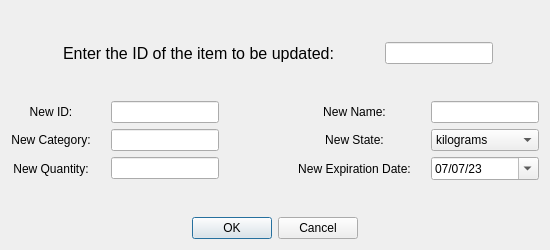
<?xml version="1.0" encoding="UTF-8"?>
<ui version="4.0">
 <class>UpdateDialog</class>
 <widget class="QDialog" name="UpdateDialog">
  <property name="geometry">
   <rect>
    <x>0</x>
    <y>0</y>
    <width>550</width>
    <height>250</height>
   </rect>
  </property>
  <property name="windowTitle">
   <string>Dialog</string>
  </property>
  <layout class="QGridLayout" name="gridLayout_3">
   <item row="3" column="1">
    <spacer name="verticalSpacer">
     <property name="orientation">
      <enum>Qt::Vertical</enum>
     </property>
     <property name="sizeHint" stdset="0">
      <size>
       <width>20</width>
       <height>40</height>
      </size>
     </property>
    </spacer>
   </item>
   <item row="5" column="0" colspan="2">
    <widget class="QDialogButtonBox" name="buttonBox">
     <property name="orientation">
      <enum>Qt::Horizontal</enum>
     </property>
     <property name="standardButtons">
      <set>QDialogButtonBox::Cancel|QDialogButtonBox::Ok</set>
     </property>
     <property name="centerButtons">
      <bool>true</bool>
     </property>
    </widget>
   </item>
   <item row="4" column="0" colspan="2">
    <layout class="QGridLayout" name="gridLayout">
     <property name="horizontalSpacing">
      <number>20</number>
     </property>
     <item row="0" column="3">
      <widget class="QLabel" name="label_3">
       <property name="text">
        <string>New Name:</string>
       </property>
       <property name="alignment">
        <set>Qt::AlignCenter</set>
       </property>
      </widget>
     </item>
     <item row="2" column="3">
      <widget class="QLabel" name="label_7">
       <property name="text">
        <string>New State:</string>
       </property>
       <property name="alignment">
        <set>Qt::AlignCenter</set>
       </property>
      </widget>
     </item>
     <item row="0" column="1">
      <widget class="QLineEdit" name="lineEdit">
       <property name="alignment">
        <set>Qt::AlignCenter</set>
       </property>
      </widget>
     </item>
     <item row="2" column="4">
      <widget class="QComboBox" name="comboBox">
       <item>
        <property name="text">
         <string>kilograms</string>
        </property>
       </item>
       <item>
        <property name="text">
         <string>liters</string>
        </property>
       </item>
      </widget>
     </item>
     <item row="0" column="4">
      <widget class="QLineEdit" name="lineEdit_2">
       <property name="alignment">
        <set>Qt::AlignCenter</set>
       </property>
      </widget>
     </item>
     <item row="3" column="3">
      <widget class="QLabel" name="label_6">
       <property name="text">
        <string>New Expiration Date:</string>
       </property>
       <property name="alignment">
        <set>Qt::AlignCenter</set>
       </property>
      </widget>
     </item>
     <item row="3" column="1">
      <widget class="QLineEdit" name="lineEdit_5">
       <property name="alignment">
        <set>Qt::AlignCenter</set>
       </property>
      </widget>
     </item>
     <item row="3" column="0">
      <widget class="QLabel" name="label_5">
       <property name="text">
        <string>New Quantity:</string>
       </property>
       <property name="alignment">
        <set>Qt::AlignCenter</set>
       </property>
      </widget>
     </item>
     <item row="2" column="1">
      <widget class="QLineEdit" name="lineEdit_3">
       <property name="alignment">
        <set>Qt::AlignCenter</set>
       </property>
      </widget>
     </item>
     <item row="3" column="4">
      <widget class="QDateEdit" name="dateEdit">
       <property name="currentSection">
        <enum>QDateTimeEdit::DaySection</enum>
       </property>
       <property name="displayFormat">
        <string notr="true">dd/MM/yy</string>
       </property>
       <property name="calendarPopup">
        <bool>true</bool>
       </property>
       <property name="date">
        <date>
         <year>2023</year>
         <month>7</month>
         <day>7</day>
        </date>
       </property>
      </widget>
     </item>
     <item row="4" column="3">
      <spacer name="verticalSpacer_3">
       <property name="orientation">
        <enum>Qt::Vertical</enum>
       </property>
       <property name="sizeHint" stdset="0">
        <size>
         <width>20</width>
         <height>40</height>
        </size>
       </property>
      </spacer>
     </item>
     <item row="2" column="0">
      <widget class="QLabel" name="label_4">
       <property name="text">
        <string>New Category:</string>
       </property>
       <property name="alignment">
        <set>Qt::AlignCenter</set>
       </property>
      </widget>
     </item>
     <item row="0" column="0">
      <widget class="QLabel" name="label_2">
       <property name="text">
        <string>New ID:</string>
       </property>
       <property name="alignment">
        <set>Qt::AlignCenter</set>
       </property>
      </widget>
     </item>
     <item row="0" column="2">
      <spacer name="horizontalSpacer_2">
       <property name="orientation">
        <enum>Qt::Horizontal</enum>
       </property>
       <property name="sizeHint" stdset="0">
        <size>
         <width>40</width>
         <height>20</height>
        </size>
       </property>
      </spacer>
     </item>
    </layout>
   </item>
   <item row="2" column="1">
    <layout class="QHBoxLayout" name="horizontalLayout">
     <item>
      <spacer name="horizontalSpacer">
       <property name="orientation">
        <enum>Qt::Horizontal</enum>
       </property>
       <property name="sizeHint" stdset="0">
        <size>
         <width>40</width>
         <height>20</height>
        </size>
       </property>
      </spacer>
     </item>
     <item>
      <widget class="QLabel" name="label">
       <property name="font">
        <font>
         <pointsize>12</pointsize>
         <bold>false</bold>
        </font>
       </property>
       <property name="text">
        <string>Enter the ID of the item to be updated:</string>
       </property>
       <property name="alignment">
        <set>Qt::AlignCenter</set>
       </property>
      </widget>
     </item>
     <item>
      <spacer name="horizontalSpacer_4">
       <property name="orientation">
        <enum>Qt::Horizontal</enum>
       </property>
       <property name="sizeHint" stdset="0">
        <size>
         <width>40</width>
         <height>20</height>
        </size>
       </property>
      </spacer>
     </item>
     <item>
      <widget class="QLineEdit" name="lineEdit_4">
       <property name="alignment">
        <set>Qt::AlignCenter</set>
       </property>
      </widget>
     </item>
     <item>
      <spacer name="horizontalSpacer_3">
       <property name="orientation">
        <enum>Qt::Horizontal</enum>
       </property>
       <property name="sizeHint" stdset="0">
        <size>
         <width>40</width>
         <height>20</height>
        </size>
       </property>
      </spacer>
     </item>
    </layout>
   </item>
   <item row="1" column="1">
    <spacer name="verticalSpacer_2">
     <property name="orientation">
      <enum>Qt::Vertical</enum>
     </property>
     <property name="sizeHint" stdset="0">
      <size>
       <width>20</width>
       <height>40</height>
      </size>
     </property>
    </spacer>
   </item>
  </layout>
 </widget>
 <resources/>
 <connections/>
</ui>
